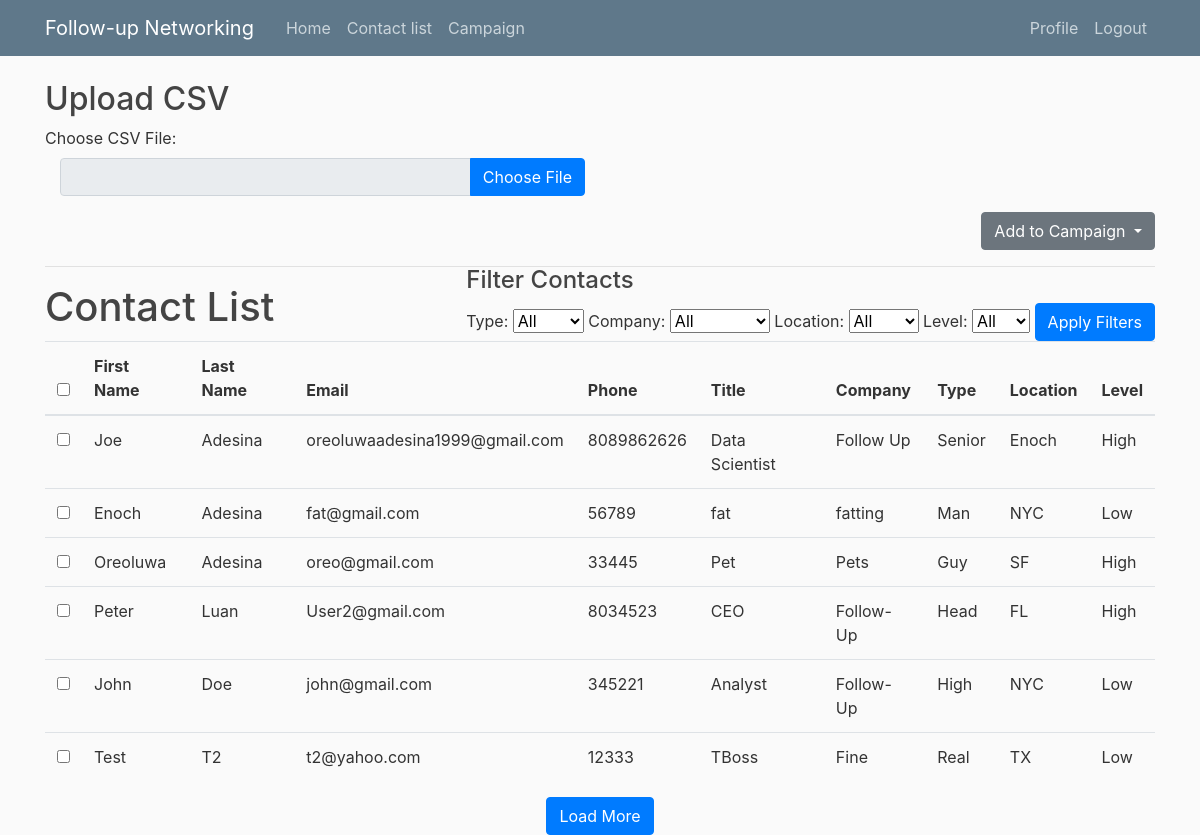
/contact-list/ (signed in), run on an earlier commit of the app's database.
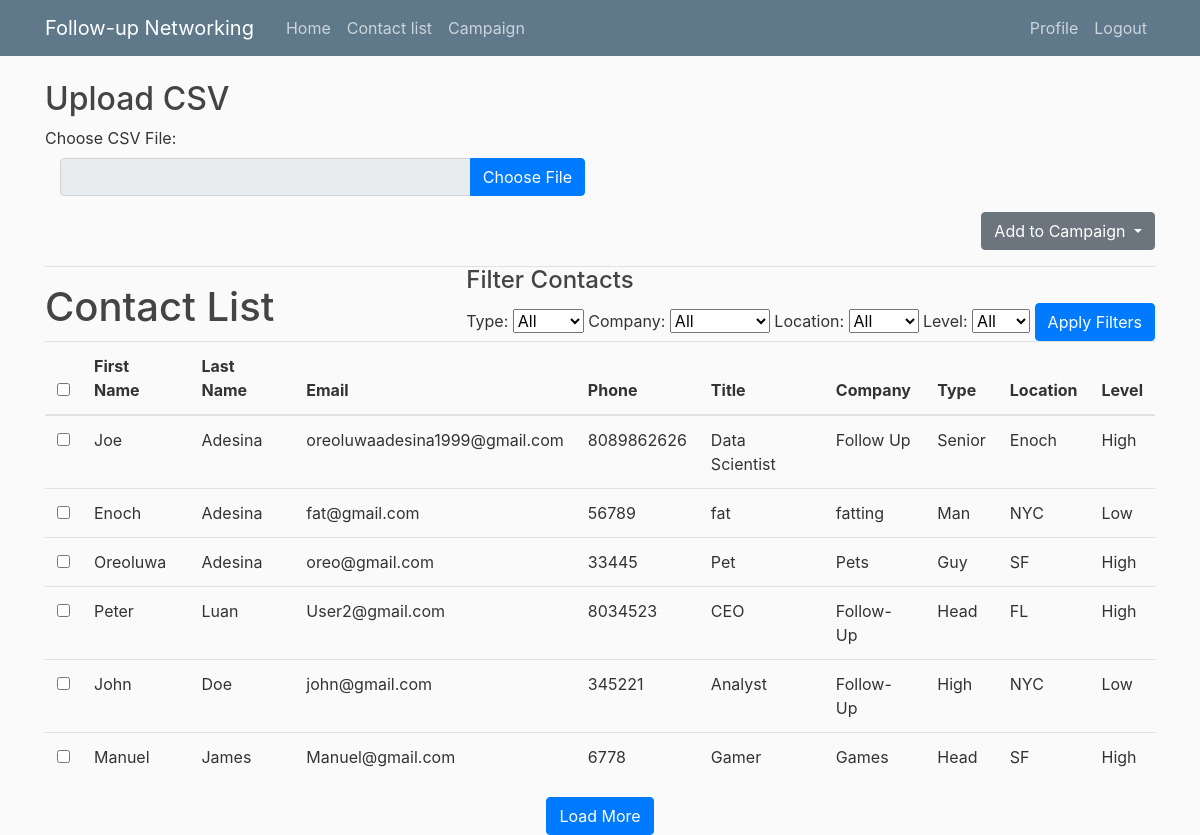
And on a later commit of the database.
### contacts/models.py (models this page shows, shortened)
class Contact(models.Model):
    first_name = models.CharField(max_length=50, default='None')
    last_name = models.CharField(max_length=50, default='None')
    email = models.EmailField()
    phone = models.CharField(max_length=20)
    title = models.CharField(max_length=100, default='No Title')
    company = models.CharField(max_length=100, default='No Company')
    type = models.CharField(max_length=100, default='None')
    location = models.CharField(max_length=100)
    level = models.CharField(max_length=100, default='None')

### contacts/views.py (the view)
# urls.py: path('contact-list/', views.contact_list, name='contact-list'),
@login_required
def contact_list(request):
    distinct_types = Contact.objects.values_list('type', flat=True).distinct()
    distinct_companies = Contact.objects.values_list('company', flat=True).distinct()
    distinct_locations = Contact.objects.values_list('location', flat=True).distinct()
    distinct_levels = Contact.objects.values_list('level', flat=True).distinct()
    contacts = Contact.objects.all()
    return render(request, 'contact_list.html', {
        'contacts': contacts,
        'distinct_types': distinct_types,
        'distinct_companies': distinct_companies,
        'distinct_locations': distinct_locations,
        'distinct_levels': distinct_levels,
    })

### contacts/templates/contact_list.html (shortened to what this page needs)
{% extends 'base.html' %}
{% block content %}
    <h2>Upload CSV</h2>
    <form method="post" enctype="multipart/form-data" action="{% url 'upload_csv' %}">
        <div class="form-group">
            <label for="csvFile">Choose CSV File:</label>
            <div class="input-group col-md-6">
                <input type="text" class="form-control" id="selectedFileName" readonly>
                <div class="input-group-append">
                    <button type="button" class="btn btn-primary" id="chooseFileButton">Choose File</button>
                </div>
            </div>
        </div>
    </form>
    <div class="d-flex justify-content-end mt-3 mb-3">
        <div class="ml-2">
            <div class="dropdown">
                <button class="btn btn-secondary dropdown-toggle" type="button" id="addCampaignDropdown" data-toggle="dropdown" aria-haspopup="true" aria-expanded="false">
                    Add to Campaign
                </button>
            </div>
        </div>
    </div>
    <div class="filter-menu float-right">
        <h4>Filter Contacts</h4>
        <label for="typeFilter">Type:</label>
        <select id="typeFilter">
            <option value="">All</option>
        </select>
        <label for="companyFilter">Company:</label>
        <select id="companyFilter">
            <option value="">All</option>
        </select>
        <label for="locationFilter">Location:</label>
        <select id="locationFilter">
            <option value="">All</option>
        </select>
        <label for="levelFilter">Level:</label>
        <select id="levelFilter">
            <option value="">All</option>
        </select>
        <button id="applyFilterButton" class="btn btn-primary">Apply Filters</button>
    </div>
    <hr>
    <h1>Contact List</h1>
    <table class="table">
        <thead>
            <tr>
                <th>
                    <input type="checkbox" id="selectAllCheckbox">
                </th>
                <th>First Name</th>
                <th>Last Name</th>
                <th>Email</th>
                <th>Phone</th>
                <th>Title</th>
                <th>Company</th>
                <th>Type</th>
                <th>Location</th>
                <th>Level</th>
            </tr>
        </thead>
        <tbody id="contactTableBody">
            {% for contact in contacts %}
                <tr class="contact-row" data-id="{{ contact.id }}">
                    <td>
                        <input type="checkbox" class="contact-checkbox" value="{{ contact.id }}">
                    </td>
                    <td>{{ contact.first_name }}</td>
                    <td>{{ contact.last_name }}</td>
                    <td>{{ contact.email }}</td>
                    <td>{{ contact.phone }}</td>
                    <td>{{ contact.title }}</td>
                    <td>{{ contact.company }}</td>
                    <td>{{ contact.type }}</td>
                    <td>{{ contact.location }}</td>
                    <td>{{ contact.level }}</td>
                </tr>
            {% endfor %}
        </tbody>
    </table>
    <div class="text-center">
        <button id="viewMoreButton" class="btn btn-primary">Load More</button>
    </div>
{% endblock %}

### contacts/templates/base.html (shortened to what this page needs)
{% load static %}
<!DOCTYPE html>
<html lang="en">
<head>
    <link rel="stylesheet" href="https://cdn.jsdelivr.net/npm/bootstrap@4.0.0/dist/css/bootstrap.min.css">
    <link rel="stylesheet" type="text/css" href="{% static 'main.css' %}">
</head>
<body>
    <header class="site-header">
        <nav class="navbar navbar-expand-md navbar-dark bg-steel fixed-top">
            <div class="container">
                <a class="navbar-brand mr-4" href="{% url 'home' %}">Follow-up Networking</a>
                <div class="collapse navbar-collapse" id="navbarToggle">
                    <div class="navbar-nav mr-auto">
                        <a class="nav-item nav-link" href="{% url 'home' %}">Home</a>
                        <a class="nav-item nav-link" href="{% url 'contact-list' %}">Contact list</a>
                        <a class="nav-item nav-link" href="{% url 'campaign_page' %}">Campaign</a>
                    </div>
                    <div class="navbar-nav ml-auto">
                        {% if user.is_authenticated %}
                            <a class="nav-item nav-link" href="{% url 'profile' %}">Profile</a>
                            <a class="nav-item nav-link" href="{% url 'logout' %}">Logout</a>
                        {% else %}
                            <a class="nav-item nav-link" href="{% url 'login' %}">Login</a>
                            <a class="nav-item nav-link" href="{% url 'register' %}">Register</a>
                        {% endif %}
                    </div>
                </div>
            </div>
        </nav>
    </header>
    <main role="main" class="container">
        {% block content %}
        {% endblock %}
    </main>
</body>
</html>

### contacts/static/main.css (style rules this page uses)
body { background: #fafafa; color: #333333; margin-top: 5rem; }
h1, h2, h3, h4, h5, h6 { color: #444444; }
.bg-steel { background-color: #5f788a; }
.site-header .navbar-nav .nav-link { color: #cbd5db; }

What changed in the data, as far as the page shows it:
removed Contact: first_name "Test", last_name "T2", email "t2@yahoo.com", phone "12333", title "TBoss", company "Fine", type "Real", location "TX", level "Low"
added Contact: first_name "Manuel", last_name "James", email "Manuel@gmail.com", phone "6778", title "Gamer", company "Games", type "Head", location "SF", level "High"
